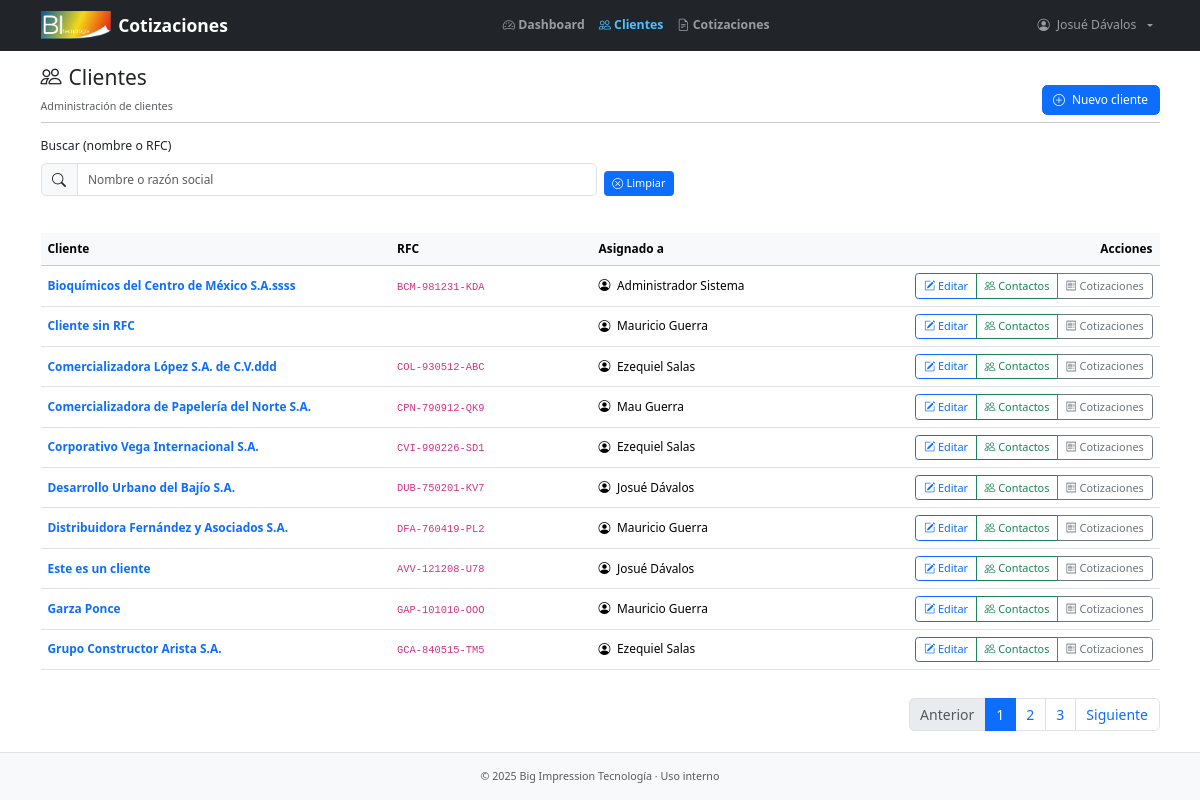
The app's page /customers/ (signed in) with its own data.
### users/models.py (models this page shows)
class CustomUser(AbstractUser):
    def __str__(self):
        return (self.get_full_name() or self.username).strip()

### customers/models.py (models this page shows, shortened)
class Customer(models.Model):
    class Meta:
        verbose_name = "Cliente"
        verbose_name_plural = "Clientes"
        ordering = ["name"]
        indexes = [
            models.Index(fields=["assigned_to"]),
        ]
    rfc_validator = RegexValidator(
        regex=r"^([A-Za-zÑñ\x26]{3,4}([0-9]{2})(0[1-9]|1[0-2])(0[1-9]|1[0-9]|2[0-9]|3[0-1]))([A-Za-z\d]{3})?$",
        message="El RFC no tiene un formato válido"
    )
    name = models.CharField(max_length=100, unique=True, verbose_name="Cliente")
    slug = models.SlugField(max_length=100, unique=True)
    rfc = models.CharField(max_length=13, validators=[rfc_validator], unique=True, null=True, blank=True)
    assigned_to = models.ForeignKey(settings.AUTH_USER_MODEL, on_delete=models.SET_NULL, null=True, blank=True, verbose_name="Vendedor", related_name="assigned_customers")
    created = models.DateTimeField(auto_now_add=True)
    updated = models.DateTimeField(auto_now=True)
    created_by = models.ForeignKey(settings.AUTH_USER_MODEL, on_delete=models.PROTECT, null=True, related_name="created_customers", verbose_name="Creado por")
    updated_by = models.ForeignKey(settings.AUTH_USER_MODEL, on_delete=models.PROTECT, null=True, related_name="updated_customers", verbose_name="Modificado por")
    def formatted_rfc(self):
        if self.rfc[3].isdigit():
            return f"{self.rfc[:3]}-{self.rfc[3:9]}-{self.rfc[9:]}"
        return f"{self.rfc[:4]}-{self.rfc[4:10]}-{self.rfc[10:]}"
    def get_absolute_url(self):
        return reverse("customers:customer_detail", kwargs={"slug": self.slug})

### customers/views.py (the view)
# urls.py: path("", views.CustomerListView.as_view(), name="customer_list"),
class CustomerListView(CustomerListBase):
    template_name = "customers/customer_list.html"

### customers/views.py (called while the page is built)
    def get_queryset(self):
        queryset = super().get_queryset()
        q = self.request.GET.get("q", "")
        if q:
            queryset = queryset.filter(name__icontains=q) | queryset.filter(rfc__icontains=q)
        return queryset

    def paginate_queryset(self, queryset, page_size):
        paginator = self.get_paginator(queryset, page_size)
        page = self.request.GET.get(self.page_kwarg, 1)
        page_obj = paginator.get_page(page)
        return paginator, page_obj, page_obj.object_list, page_obj.has_other_pages()

### customers/templates/customers/customer_list.html (shortened to what this page needs)
{% extends "base.html" %}
{% block nav_active_clientes %}active{% endblock nav_active_clientes %}
{% block content_header %}
    <div class="d-flex align-items-end justify-content-between mt-3 mb-2">
        <div>
            <h1 class="h4 mb-2 d-flex align-items-center gap-2">
                <i class="bi bi-people"></i> Clientes
            </h1>
            <small class="text-muted">Administración de clientes</small>
        </div>
        <div>
            <a href="{% url 'customers:new_customer' %}" class="btn btn-primary d-flex align-items-center gap-2">
            <i class="bi bi-plus-circle"></i><span>Nuevo cliente</span>
            </a>
        </div>
    </div>
    <hr class="mt-2 mb-3">
{% endblock content_header %}
{% block content %}
    <form method="get" class="row g-2 align-items-end mb-3"
          hx-get="{% url 'customers:customer_list_partial' %}"
          hx-trigger="keyup changed delay:300ms from:#q, submit"
          hx-target="#customers-table"
          hx-swap="outerHTML"
          hx-indicator="#search-indicator">
        <div class="col-12 col-md-6">
            <label class="form-label">Buscar (nombre o RFC)</label>
            <div class="input-group">
                <span class="input-group-text"><i class="bi bi-search"></i></span>
                <input id="q" type="search" class="form-control" name="q" value="{{ request.GET.q|default_if_none:'' }}" placeholder="Nombre o razón social" autofocus>
            </div>
        </div>
        <div class="col-12 col-md-3 d-flex gap-2">
            <a href="{% url 'customers:customer_list' %}" class="btn btn-primary btn-sm d-flex align-items-center gap-1">
                <i class="bi bi-x-circle"></i>
                <span>Limpiar</span>
            </a>
        </div>
    </form>
    {% include 'customers/_customers_table.html' %}
{% endblock %}

### templates/base.html (shortened to what this page needs)
{% load static %}
{% load humanize %}
<!DOCTYPE html>
<html lang="es-MX">
    <head>
        <link href="https://cdn.jsdelivr.net/npm/bootstrap@5.3.3/dist/css/bootstrap.min.css"
          rel="stylesheet"
>
        <link rel="stylesheet" href="https://cdn.jsdelivr.net/npm/bootstrap-icons@1.11.3/font/bootstrap-icons.css">
        <link rel="stylesheet" href="{% static 'css/base.css' %}">
    </head>
    <body>
    <div class="toast-container position-fixed top-0 end-0 p-3" style="z-index: 1080;">
    </div>
        {% block header %}
        <header>
            <nav class="navbar navbar-expand-lg navbar-dark bg-dark">
                <div class="container">
                    <a class="navbar-brand d-flex align-items-center gap-2" href="{% url 'quotes:dashboard' %}">
                        <img src="{% static 'images/logo-bit.png' %}"
                            alt="BI-Tecnología"
                            style="height: 28px; width: auto;">
                        <span class="fw-bold">Cotizaciones</span>
                    </a>
                    <div class="collapse navbar-collapse" id="bitNavbar">
                        <ul class="navbar-nav ms-auto mb-2 mb-lg-0 fw-bold">
                            {% if user.is_authenticated %}
                                <li class="nav-item">
                                    {% if request.resolver_match.url_name == 'dashboard' %}
                                        <span class="nav-link active"><i class="bi bi-speedometer2"></i> Dashboard</span>
                                    {% else %}
                                        <a class="nav-link {% block nav_active_dashboard %}{% endblock %}" href="{% url 'quotes:dashboard' %}">
                                            <i class="bi bi-speedometer2"></i> Dashboard
                                        </a>
                                    {% endif %}
                                </li>
                                <li class="nav-item">
                                    {% if request.resolver_match.url_name == 'clientes_list' %}
                                        <span class="nav-link active"><i class="bi bi-people"></i> Clientes</span>
                                    {% else %}
                                        <a class="nav-link {% block nav_active_clientes %}{% endblock %}" href="{% url 'customers:customer_list' %}">
                                            <i class="bi bi-people"></i> Clientes
                                        </a>
                                    {% endif %}
                                </li>
                                <li class="nav-item">
                                    {% if request.resolver_match.url_name == 'quotes_list' %}
                                        <span class="nav-link active"><i class="bi bi-file-earmark-text"></i> Cotizaciones</span>
                                    {% else %}
                                        <a class="nav-link {% block nav_active_cotizaciones %}{% endblock %}" href="{% url 'quotes:quote_list' %}">
                                            <i class="bi bi-file-earmark-text"></i> Cotizaciones
                                        </a>
                                    {% endif %}
                                </li>
                            {% endif %}
                        </ul>
                        <ul class="navbar-nav ms-auto">
                            {% if user.is_authenticated %}
                                <li class="nav-item dropdown">
                                <a class="nav-link dropdown-toggle d-flex align-items-center gap-2" href="#" role="button" data-bs-toggle="dropdown" aria-expanded="false">
                                    <i class="bi bi-person-circle"></i>
                                    <span>{{ user.get_full_name|default:user.username }}</span>
                                </a>
                                </li>
                            {% else %}
                                <li class="nav-item"><a class="btn btn-outline-light btn-sm" href="{% url 'users:login' %}">Iniciar sesión</a></li>
                            {% endif %}
                        </ul>
                    </div>
                </div>
            </nav>
        </header>
        {% endblock header %}
        <main class="container">
            {% block content_header %}{% endblock content_header %}
            {% block content %}{% endblock content %}
        </main>
        {% block footer %}
            <footer class="bg-light text-center py-3 mt-4 border-top">
                <small class="text-muted">© 2025 Big Impression Tecnología · Uso interno</small>
            </footer>
        {% endblock footer %}
    </body>
</html>

### customers/templates/customers/_customer_row_readonly.html
<tr id="customer-row-{{ customer.id }}">
    <td style="min-width:260px;">
        <div class="fw-semibold text-truncate" style="max-width: 360px;" data-hl="1">
            <a href="{{ customer.get_absolute_url }}" class="text-decoration-none">{{ customer.name }}</a>
        </div>
    </td>
    <td style="min-width:160px;">
        {% if customer.rfc %}
            <code data-hl="1">{{ customer.formatted_rfc|default:customer.rfc }}</code>
        {% endif %}
    </td>
    <td style="min-width:200px;">
        <i class="bi bi-person-circle me-1"></i>
        {% if customer.assigned_to %}
            {{ customer.assigned_to.get_full_name|default:customer.assigned_to.username }}
        {% else %}
            <span class="text-muted">Sin asignar</span>
        {% endif %}
    </td>
    <td class="text-end" style="min-width:220px;">
        <div class="btn-group" role="group">
            <a href="#" class="btn btn-sm btn-outline-primary"
               hx-get="{% url 'customers:customer_row_partial' customer.id %}"
               hx-target="#customer-row-{{ customer.id }}"
               hx-swap="outerHTML">
                <i class="bi bi-pencil-square"></i> Editar
            </a>
            <a href="{{ customer.get_absolute_url }}" class="btn btn-sm btn-outline-success">
                <i class="bi bi-people"></i> Contactos
            </a>
            <a href="{% url 'quotes:quote_list_customer' customer.slug %}" class="btn btn-sm btn-outline-secondary">
                <i class="bi bi-receipt"></i> Cotizaciones
            </a>
        </div>
    </td>
</tr>

### static/css/base.css (style rules this page uses)
html, body { font-size: 0.875rem; }
h1, .h1 { font-size: 1.75rem; }
.form-control, .form-select { font-size: 0.85rem; }
.btn { font-size: 0.85rem; }
.nav-link.active { color: #4cc2ff !important; text-decoration: none !important; }
.btn-sm { padding: 0.25rem 0.55rem; font-size: .78rem; }

### records on screen
CustomUser: get_full_name "Josué Dávalos"
Customer: name "Bioquímicos del Centro de México S.A.ssss", formatted_rfc "BCM-981231-KDA", assigned_to.get_full_name "Administrador Sistema"
Customer: name "Cliente sin RFC", assigned_to.get_full_name "Mauricio Guerra"
Customer: name "Comercializadora López S.A. de C.V.ddd", formatted_rfc "COL-930512-ABC", assigned_to.get_full_name "Ezequiel Salas"
Customer: name "Comercializadora de Papelería del Norte S.A.", formatted_rfc "CPN-790912-QK9", assigned_to.get_full_name "Mau Guerra"
Customer: name "Corporativo Vega Internacional S.A.", formatted_rfc "CVI-990226-SD1", assigned_to.get_full_name "Ezequiel Salas"
Customer: name "Desarrollo Urbano del Bajío S.A.", formatted_rfc "DUB-750201-KV7", assigned_to.get_full_name "Josué Dávalos"
Customer: name "Distribuidora Fernández y Asociados S.A.", formatted_rfc "DFA-760419-PL2", assigned_to.get_full_name "Mauricio Guerra"
Customer: name "Este es un cliente", formatted_rfc "AVV-121208-U78", assigned_to.get_full_name "Josué Dávalos"
Customer: name "Garza Ponce", formatted_rfc "GAP-101010-OOO", assigned_to.get_full_name "Mauricio Guerra"
Customer: name "Grupo Constructor Arista S.A.", formatted_rfc "GCA-840515-TM5", assigned_to.get_full_name "Ezequiel Salas"

### other values on screen
{{ i }} "1"
{{ i }} "2" "3"
